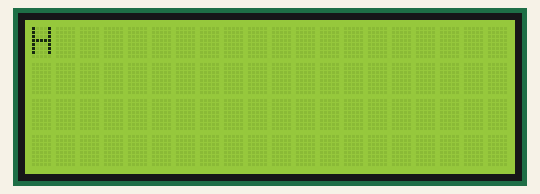
A sketch run on a simulated Arduino Uno, built with avr-gcc and run on an emulated ATmega328P. Shown: 20×4 character LCD.

Above: at 0.1 s.
At 1.1 s:
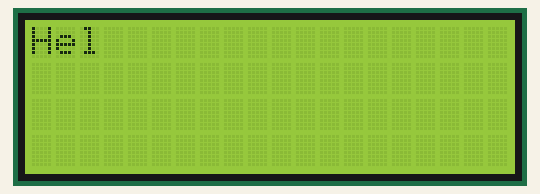
At 2.1 s:
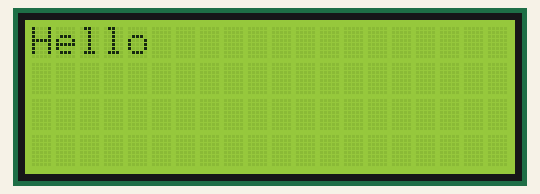
At 2.6 s:
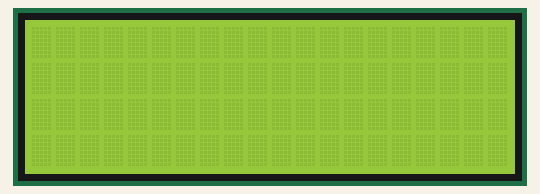

Measured:
- by itself, everything shown: repeats every 3.5 s, in 6 steps
- what the display in image 2 shows lasts 0.5 s, from 2.1 s to 2.6 s
- what the display in image 3 shows lasts 1.0 s, from 2.6 s to 3.6 s

The sketch:

Hello.ino
```cpp
/*
wired to arduino r3:
I2C LCD | Arduino
    GND -> GND
    VCC -> 5V
    SDA -> A4
    SCL -> A5
*/

#include <LiquidCrystal_I2C.h>

// set up
LiquidCrystal_I2C lcd(0x27, 20, 4);

void setup() {
  // lcd set up
  lcd.init();
  lcd.backlight();
  lcd.setCursor(1, 0);
}

void screenOut(String text) {
  for (int i = 0; i < text.length(); i++) {
    lcd.setCursor(i, 0);
    lcd.print(text[i]);
    delay(500);  // Adjust the delay time as needed
  }
  lcd.clear();
  delay(1000);  // Wait before restarting the loop
}

void loop() {
  String text = "Hello";
  screenOut(text);
}
```
